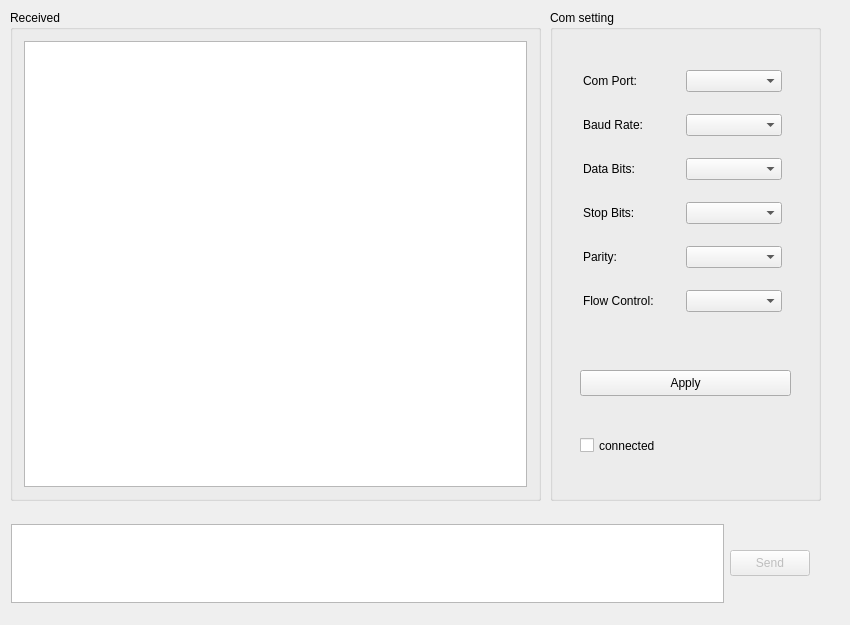
<?xml version="1.0" encoding="UTF-8"?>
<ui version="4.0">
 <class>MainWindow</class>
 <widget class="QMainWindow" name="MainWindow">
  <property name="geometry">
   <rect>
    <x>0</x>
    <y>0</y>
    <width>850</width>
    <height>625</height>
   </rect>
  </property>
  <property name="windowTitle">
   <string>Qt-COM-SERIAL</string>
  </property>
  <widget class="QWidget" name="centralWidget">
   <widget class="QGroupBox" name="groupBox">
    <property name="geometry">
     <rect>
      <x>10</x>
      <y>10</y>
      <width>531</width>
      <height>491</height>
     </rect>
    </property>
    <property name="title">
     <string>Received</string>
    </property>
    <layout class="QGridLayout" name="gridLayout">
     <item row="0" column="0">
      <widget class="QTextBrowser" name="comLog"/>
     </item>
    </layout>
   </widget>
   <widget class="QGroupBox" name="groupBox_2">
    <property name="geometry">
     <rect>
      <x>550</x>
      <y>10</y>
      <width>271</width>
      <height>491</height>
     </rect>
    </property>
    <property name="title">
     <string>Com setting</string>
    </property>
    <widget class="QCheckBox" name="open_Com">
     <property name="geometry">
      <rect>
       <x>30</x>
       <y>420</y>
       <width>131</width>
       <height>31</height>
      </rect>
     </property>
     <property name="text">
      <string>connected</string>
     </property>
    </widget>
    <widget class="QWidget" name="layoutWidget">
     <property name="geometry">
      <rect>
       <x>22</x>
       <y>33</y>
       <width>221</width>
       <height>301</height>
      </rect>
     </property>
     <layout class="QVBoxLayout" name="verticalLayout">
      <item>
       <layout class="QHBoxLayout" name="horizontalLayout_5">
        <item>
         <widget class="QLabel" name="label">
          <property name="text">
           <string>Com Port:</string>
          </property>
         </widget>
        </item>
        <item>
         <widget class="QComboBox" name="portName"/>
        </item>
       </layout>
      </item>
      <item>
       <layout class="QHBoxLayout" name="horizontalLayout">
        <item>
         <widget class="QLabel" name="label_2">
          <property name="text">
           <string>Baud Rate:</string>
          </property>
         </widget>
        </item>
        <item>
         <widget class="QComboBox" name="baudRate"/>
        </item>
       </layout>
      </item>
      <item>
       <layout class="QHBoxLayout" name="horizontalLayout_2">
        <item>
         <widget class="QLabel" name="label_5">
          <property name="text">
           <string>Data Bits:</string>
          </property>
         </widget>
        </item>
        <item>
         <widget class="QComboBox" name="dataBits"/>
        </item>
       </layout>
      </item>
      <item>
       <layout class="QHBoxLayout" name="horizontalLayout_4">
        <item>
         <widget class="QLabel" name="label_4">
          <property name="text">
           <string>Stop Bits:</string>
          </property>
         </widget>
        </item>
        <item>
         <widget class="QComboBox" name="stopBits"/>
        </item>
       </layout>
      </item>
      <item>
       <layout class="QHBoxLayout" name="horizontalLayout_3">
        <item>
         <widget class="QLabel" name="label_3">
          <property name="text">
           <string>Parity:</string>
          </property>
         </widget>
        </item>
        <item>
         <widget class="QComboBox" name="parity"/>
        </item>
       </layout>
      </item>
      <item>
       <layout class="QHBoxLayout" name="horizontalLayout_6">
        <item>
         <widget class="QLabel" name="label_6">
          <property name="text">
           <string>Flow Control:</string>
          </property>
         </widget>
        </item>
        <item>
         <widget class="QComboBox" name="flowControl">
          <property name="currentText">
           <string/>
          </property>
         </widget>
        </item>
       </layout>
      </item>
     </layout>
    </widget>
    <widget class="QPushButton" name="pbt_apply">
     <property name="geometry">
      <rect>
       <x>30</x>
       <y>360</y>
       <width>211</width>
       <height>26</height>
      </rect>
     </property>
     <property name="text">
      <string>Apply</string>
     </property>
    </widget>
   </widget>
   <widget class="QTextEdit" name="message">
    <property name="geometry">
     <rect>
      <x>11</x>
      <y>524</y>
      <width>713</width>
      <height>79</height>
     </rect>
    </property>
   </widget>
   <widget class="QPushButton" name="btn_Send">
    <property name="enabled">
     <bool>false</bool>
    </property>
    <property name="geometry">
     <rect>
      <x>730</x>
      <y>550</y>
      <width>80</width>
      <height>26</height>
     </rect>
    </property>
    <property name="text">
     <string>Send</string>
    </property>
   </widget>
  </widget>
 </widget>
 <layoutdefault spacing="6" margin="11"/>
 <resources/>
 <connections/>
</ui>
